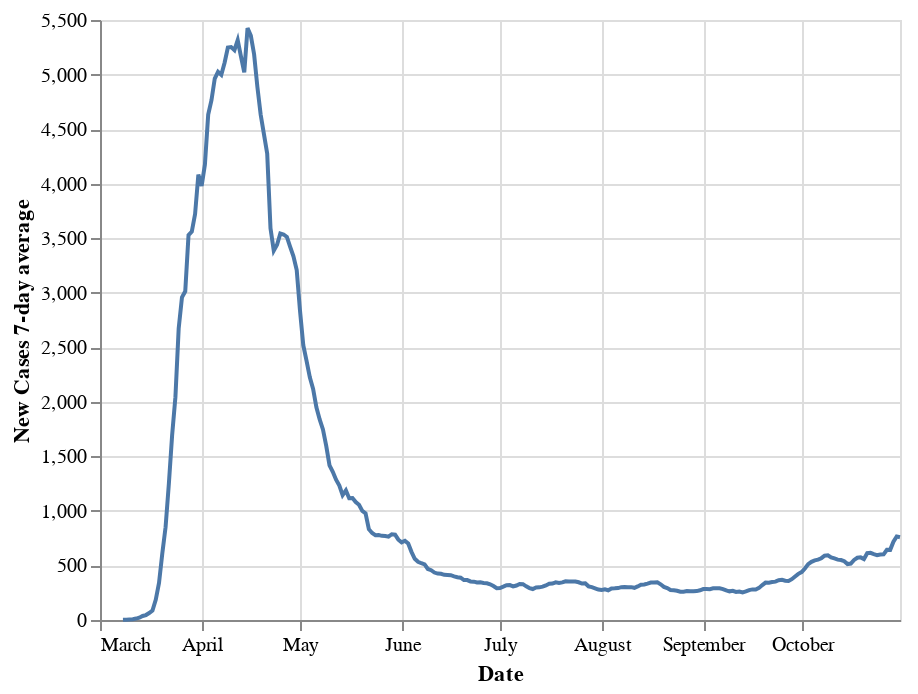

The notebook cell saved with this chart:
### Markdown cell above
## COVID Charts

### Code cell
alt.Chart(df_covid).mark_line().encode(
    x=alt.X('day', title='Date'),
    y=alt.Y('week_avg_new_cases', title='New Cases 7-day average')
)

### Figure 1 — Vega-Lite specification as saved in the notebook (floating-point values rounded to 4 significant figures; data arrays with more than 128 entries replaced by an {"elided": "..."} marker saying what was removed)
{"config": {"view": {"continuousWidth": 400, "continuousHeight": 300}}, "data": {"name": "data-c477a6cc52a2fb1e468720d02e8ce9de"}, "mark": "line", "encoding": {"x": {"type": "temporal", "field": "day", "title": "Date"}, "y": {"type": "quantitative", "field": "week_avg_new_cases", "title": "New Cases 7-day average"}}, "$schema": "https://vega.github.io/schema/vega-lite/v4.8.1.json", "datasets": {"data-c477a6cc52a2fb1e468720d02e8ce9de": {"elided": "245 records"}}}
